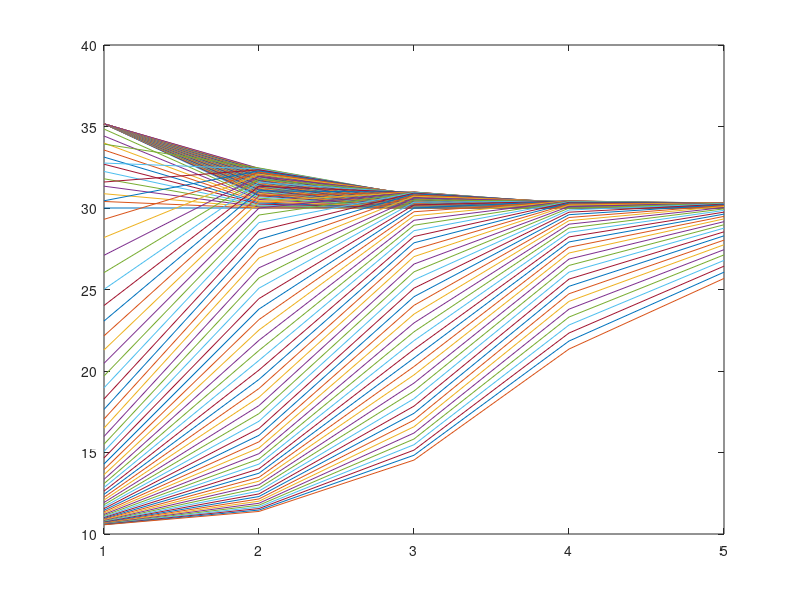

Reproduce this figure in MATLAB.
% Student dependent variables
Da = [4 6 5];
Db = [1 8 8];
E1 = Da(1) + Db(1);
E2 = Da(2) + Db(2);
E3 = Da(3) + Db(3);

% Constants
global TAU MU Cr RHOm ALPHA K A Vf RHOc T L LAMBDA RHOc;
TAU = 10;
MU = 80;
Cr = 2000;
RHOm = 120;
ALPHA = 0.1;
K = 10;
A = 2;
Vf = 110;
RHOc = 33.5 + E1/3;
T = 10;
L = 10000;
LAMBDA = 3;

% functions
function [qi rhonext] = nextrho(rhoi, qprev, qr, vi)
    global LAMBDA T L RHOc;
    qi = LAMBDA*rhoi*vi;
    rhonext = min([rhoi + (T/(LAMBDA*L))*(qprev - qi + qr) RHOc]);
end


function vnext = nextv(vi, vprev, rhonext, rhoi, VSL)
    global ALPHA Vf A RHOc T TAU L MU K;
    Vi = min([(1+ALPHA)*VSL; Vf*exp((-1/A)*(rhoi/RHOc)^A)]);
    posterm = vi + (T/TAU)*(Vi - vi) + (T/L)*vi*(vprev - vi);
    negterm = ((MU * T * (rhonext - rhoi))/(TAU * L * (rhoi + K)));
    vnext = posterm - negterm;
end

% Simulation
rho = zeros(5, 120);
v = zeros(5, 120);
rho(:,1) = 30 * ones(5,1);
v(:,1) = 80 * ones(5,1);

for k=1:120
    if k < 60
        q0 = 7000 + 100*E2;
    else
        q0 = 2000 + 100*E3;
    end
    
    [qi, rho(1,k+1)] = nextrho(rho(1,k), q0, 0, v(1, k));
    v(1, k+1) = nextv(v(1, k), v(1,k), rho(1+1, k), rho(1, k), 120);

    for i=2:4;
        [qi, rho(i,k+1)] = nextrho(rho(i,k), qi, 0, v(i, k));
        qi
        v(i, k+1) = nextv(v(i, k), v(i-1,k), rho(i+1, k), rho(i, k), 120);
    end

    [qi, rho(5,k+1)] = nextrho(rho(5,k), qi, 0, v(i, k));
    v(5, k+1) = nextv(v(5, k), v(5-1,k), rho(5, k), rho(5,k), 120);
end

plot(rho)
